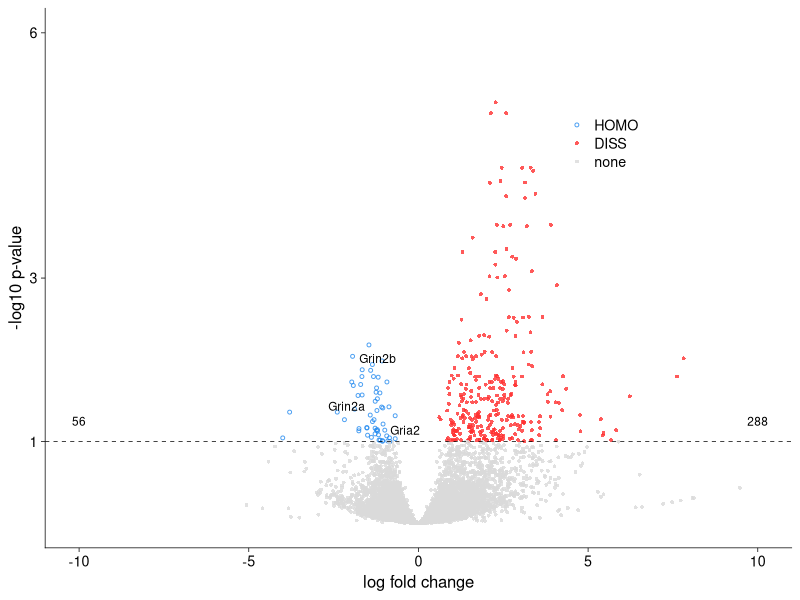
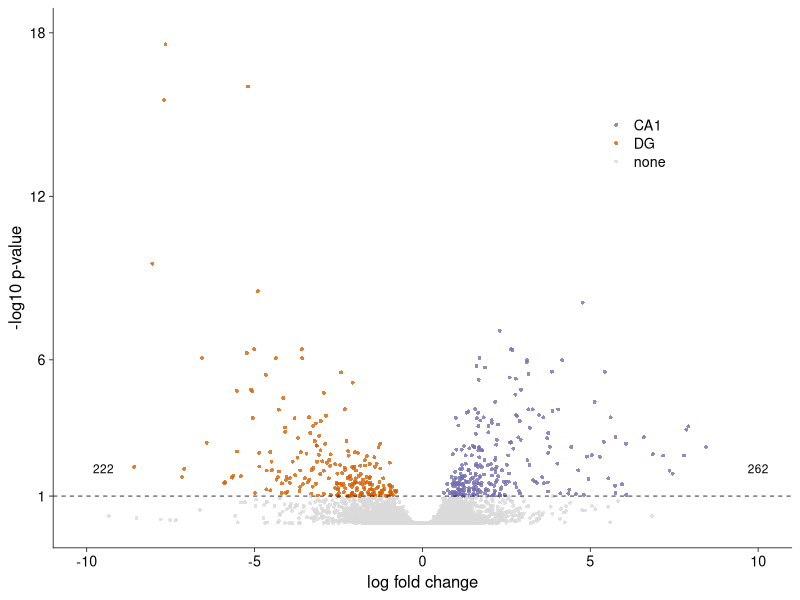
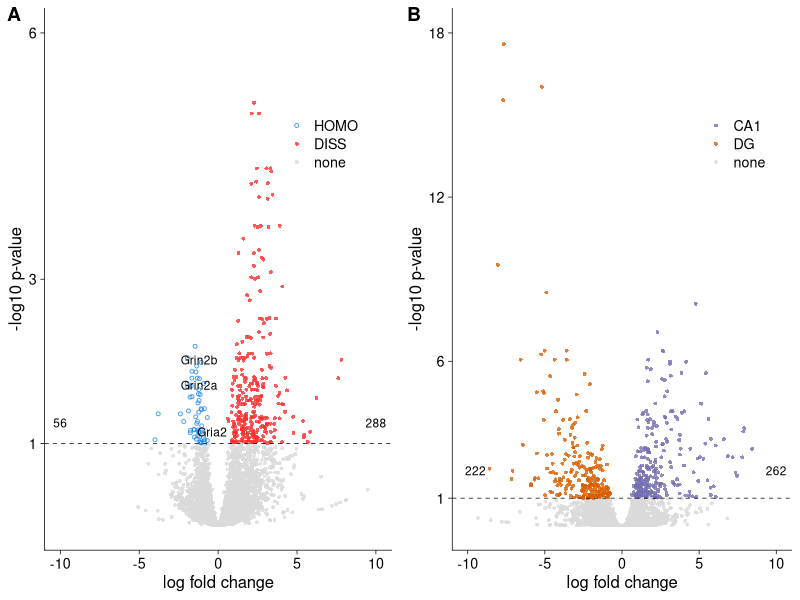
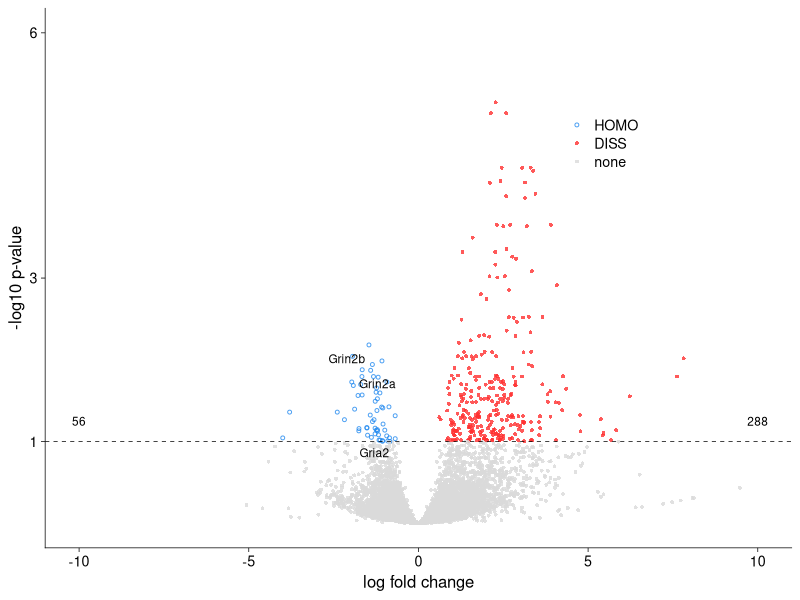
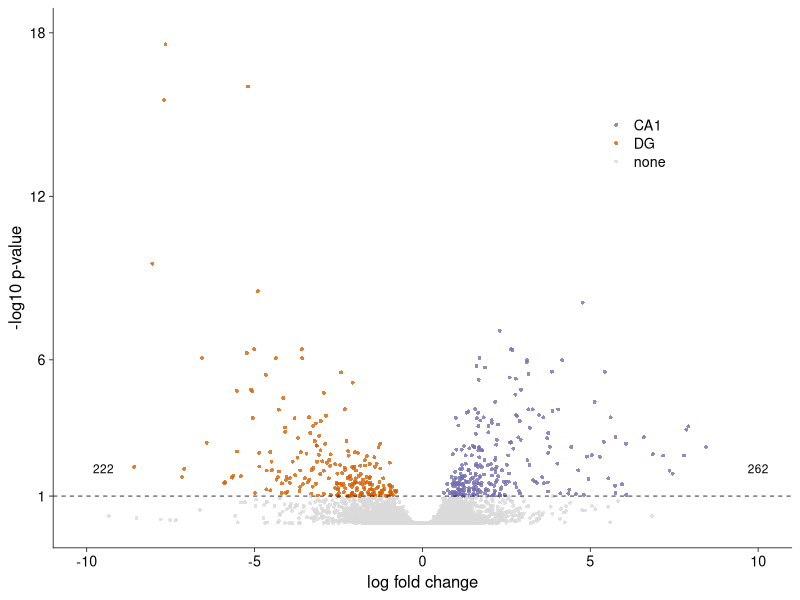
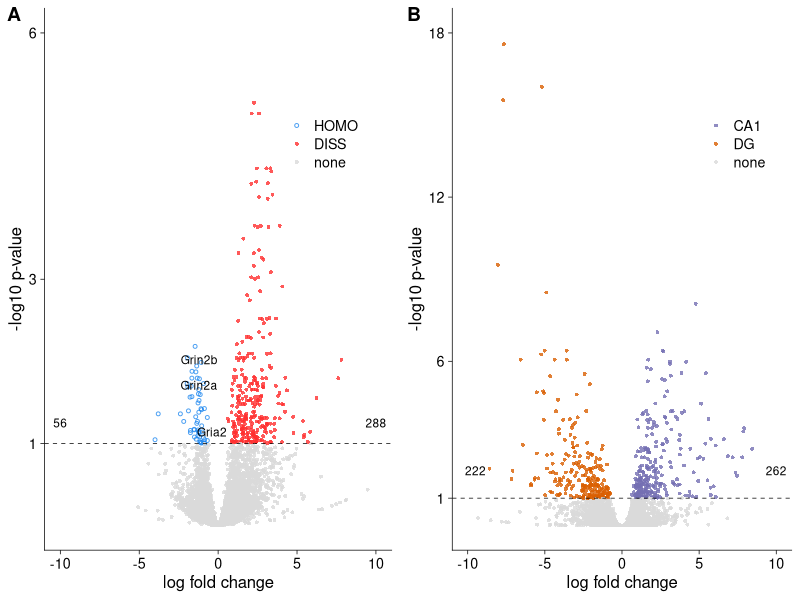
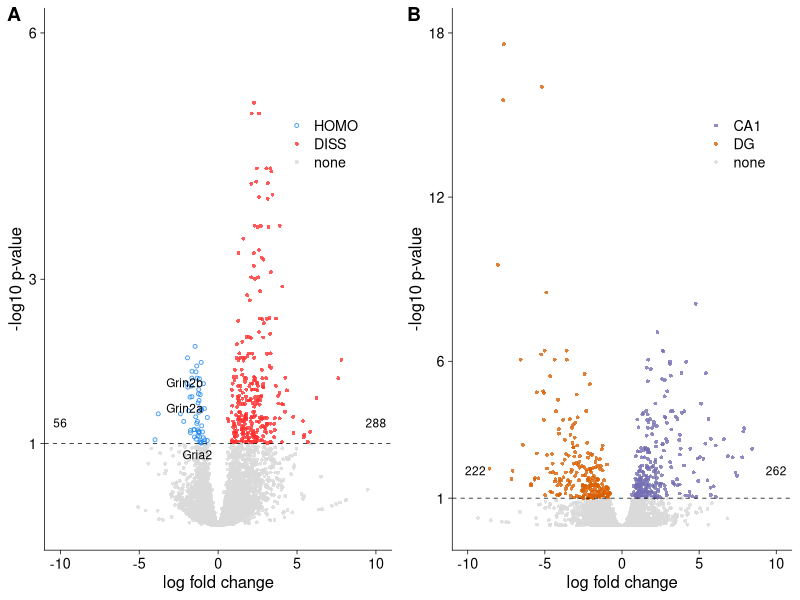

These figures' R source, in order:
## ---- chunk 1
library(ggplot2)
library(cowplot)
library(dplyr)
library(ggrepel)
library(tidyverse)
#install.packages("ggrepel")
# set output file for figures 
knitr::opts_chunk$set(fig.path = '../figures/02_volcanoplots/')
## ---- chunk 2
# dissocation DEGes
dissociation <- read.csv("../results/01_dissociation_volcanoTreatment.csv", header = T, row.names = 1)

#set levels
dissociation$color <- factor(dissociation$color,
                             levels = c("HOMO", "DISS", "none"))

#set colors
dissociationcolor <-  c("HOMO" = "dodgerblue2", "DISS" = "firebrick1", "none" = "#d9d9d9")

# create list of candidate learning and memory genes
candidates <- dissociation %>%
  dplyr::filter(grepl('Ncs|Nsf|Gria|Grin|Grim|Dlg|Prkc|Camk2|Fmr1|Creb', gene)) %>%
  droplevels()
candidates <- candidates[,c(1)]
candidates

# subfield specific degs
subfield <- read.csv("../results/01_dissociation_volcanoCA1DG.csv", header = T, row.names = 1)

## ---- chunk 3
volcanoplot <- ggplot(dissociation, aes(x = lfc, y = pvalue)) + 
  geom_point(aes(color = factor(color), shape = factor(color)), 
             size = 1, alpha = 0.8, na.rm = T) + 
  theme_cowplot(font_size = 12, line_size = 0.25) +
    theme( legend.title = element_blank(),
        legend.position=c(.7,.75),
        panel.grid.minor=element_blank(),
        panel.grid.major=element_blank()) +
  scale_color_manual(values = dissociationcolor) +
  scale_x_continuous(name="log fold change",
                      limits = c(-10, 10)) +
  scale_y_continuous(name="-log10 p-value",
                     limits = c(0, 6),
                     breaks = c(1,3,6)) +
  geom_hline(yintercept = 1,  size = 0.25, linetype = 2 ) + 
  scale_shape_manual(values = c(1,16,16))  +
    
    geom_text_repel(data=filter(dissociation, gene %in% candidates & pvalue>1),
                    aes(label=gene), size = 3,
                    box.padding = unit(0.25, 'lines'),
                    point.padding = unit(0.5, 'lines'))  +
  
    annotate("text", label = "56", x = -10, y = 1.25, size = 3, color = "black") + 
    annotate("text", label = "288", x = 10, y = 1.25, size = 3, color = "black")
volcanoplot  

  
pdf(file = "../figures/02_volcanoplots/Treatment_volcano.pdf", width=2.5, height=2.25)
plot(volcanoplot)
dev.off()
## ---- chunk 4
volcanoplot2 <- ggplot(subfield, aes(x = lfc, y = pvalue)) + 
  geom_point(aes(color = factor(color), shape = factor(color)), 
             size = 1, alpha = 0.8, na.rm = T) + 
  theme_cowplot(font_size = 12, line_size = 0.25) +
  theme(legend.title=element_blank(),
        legend.position=c(.75,.75),
        panel.grid.minor=element_blank(),
        panel.grid.major=element_blank()) + 
  scale_color_manual(values = c("CA1" = "#7570b3",
                                "DG" = "#d95f02", 
                                "none" = "#d9d9d9")) +   
  scale_x_continuous(name="log fold change",
                     limits = c(-10, 10)) +
  scale_y_continuous(name="-log10 p-value",
                     limits = c(0, 18),
                     breaks = c(1,6,12,18)) +
  geom_hline(yintercept = 1,  size = 0.25, linetype = 2 ) + 
  scale_shape_manual(values = c(16,16,16)) +
  
      annotate("text", label = "222", x = -9.5, y = 2, size = 3, color = "black") + 
    annotate("text", label = "262", x = 10, y = 2, size = 3, color = "black")
volcanoplot2 

pdf(file = "../figures/02_volcanoplots/CA1DG_volcano.pdf", width=2.5, height=2.25)
plot(volcanoplot2)
dev.off()

## ---- chunk 5

figure2 <- plot_grid(volcanoplot, volcanoplot2,  
                     nrow = 1, labels = c('A', 'B'), 
                     #align = 'h',
                     rel_widths = c(1,1))

figure2

pdf("../figures/figure2.pdf", width=5.5, height=3)
print(figure2)
dev.off()

ggsave(
  "../figures/figure2.png",
  figure2,
  width = 6,
  height = 3,
  dpi = 1200
)
